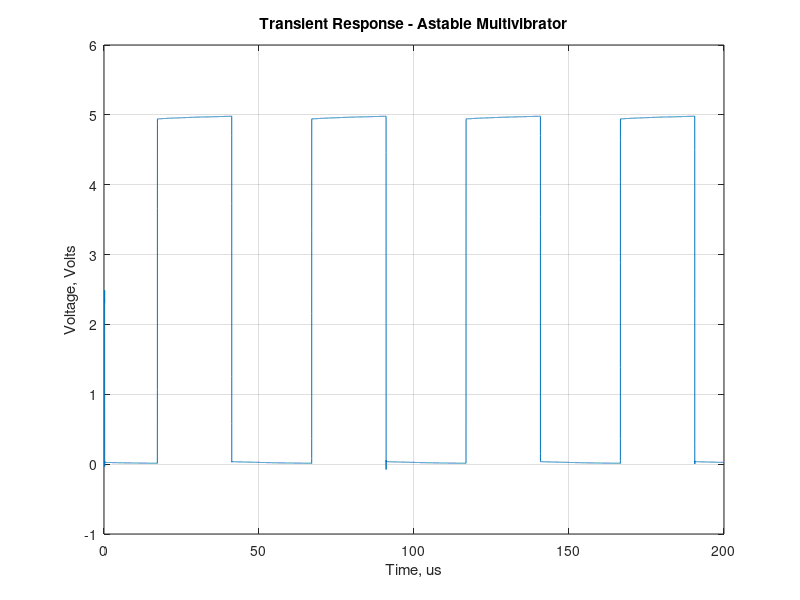

The MATLAB script that drew this image:
%% Number 4
%   Author: Derek Haas
%   Date: 10-28-18
%

close all;

%% Plot astable multivibrator transient response

data = csvread('astableMulti_transient.CSV');
time = data(:, 1);
Vout = data(:, 2);

figure(1);

plot(time * 10e5, Vout);
title('Transient Response - Astable Multivibrator');
xlabel('Time, us')
ylabel('Voltage, Volts');
grid on;
ylim([-1 6]);
